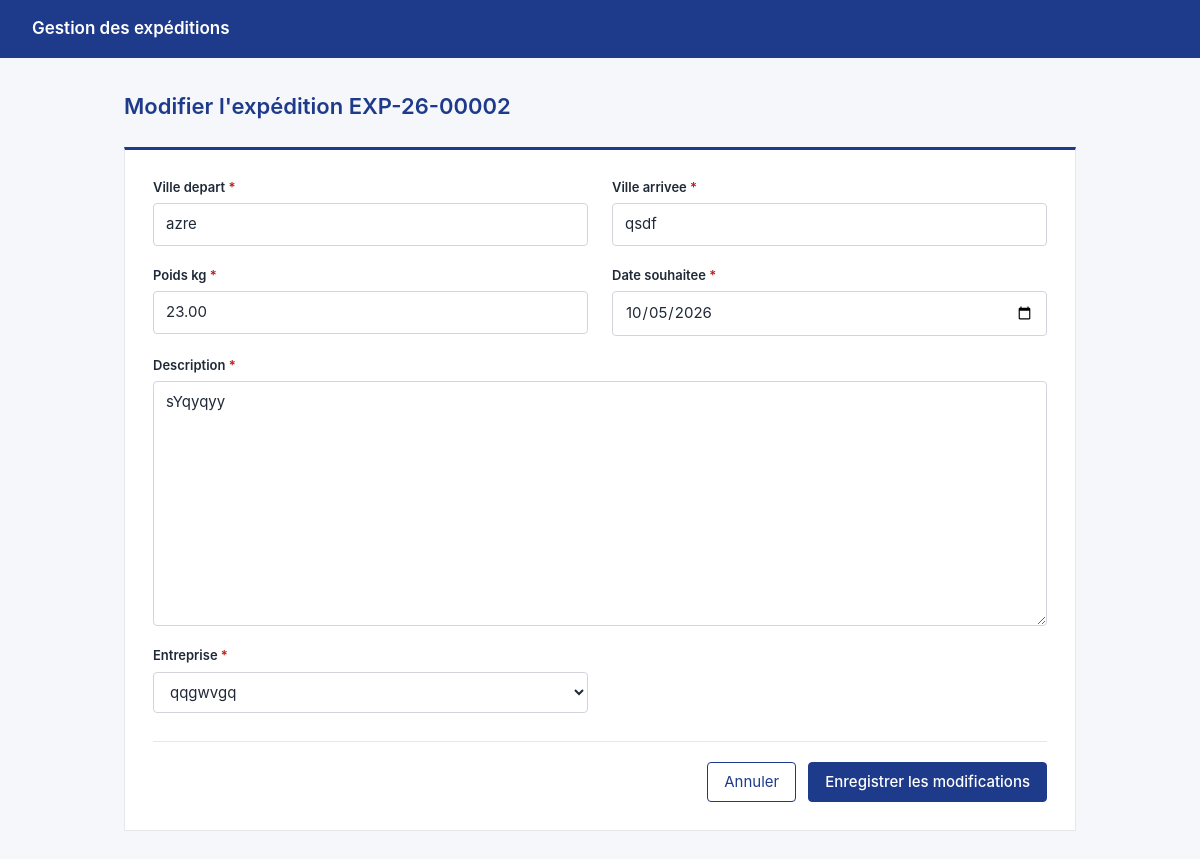
/expeditions/expedition_update/2/, run on the app's committed database.
### ExpeditionApp/models.py (models this page shows, shortened)
class Expedition(models.Model):
    reference = models.CharField(max_length=100, unique=True, blank=True)
    ville_depart = models.CharField(max_length=100)
    ville_arrivee = models.CharField(max_length=100)
    poids_kg = models.DecimalField(max_digits=10, decimal_places=2,
                                   validators=[MinValueValidator(Decimal('0.01'), "Le poids ne peut pas être nul.")])
    date_souhaitee = models.DateField()
    description = models.TextField()
    statut = models.CharField(
        max_length=20,
        choices=[
            ('publiee', 'Publiée'),
            ('attribuee', 'Attribuée'),
            ('en_cours', 'En cours'),
            ('livree', 'Livrée'),
            ('annulee', 'Annulée'),
        ],
        default='publiee'
    )
    created_at = models.DateTimeField(auto_now_add=True)
    updated_at = models.DateTimeField(auto_now=True)
    entreprise = models.ForeignKey('EntrepriseApp.Entreprise', on_delete=models.CASCADE,
                                   related_name='expeditions')

### ExpeditionApp/views.py (the view)
# urls.py: path('expedition_update/<int:pk>/', ExpeditionUpdateView.as_view(), name='expedition_update'),
class ExpeditionUpdateView(UpdateView):
    model = Expedition
    template_name = 'expedition/form.html'
    form_class = ExpeditionForm
    success_url = reverse_lazy('expedition:list')

### ExpeditionApp/forms.py
class ExpeditionForm(forms.ModelForm):
    class Meta:
        model = Expedition
        fields = "__all__"
        exclude = ['reference', 'created_at', 'updated_at','statut']
        widgets = {'date_souhaitee': forms.DateInput(attrs={'type': 'date'})}

### EntrepriseApp/models.py (called while the page is built)
    def __str__(self):
        return self.raison_sociale

### templates/expedition/form.html (shortened to what this page needs)
{% extends "base.html" %}
{% block content %}
<div class="page-header">
    <h1>{% if object %}Modifier l'expédition {{ object.reference }}{% else %}Nouvelle expédition{% endif %}</h1>
</div>
<form method="post" class="card form-card" novalidate>
    <div class="form-grid">
        {% for field in form %}
        <div class="form-field{% if field.name == 'description' %} full{% endif %}{% if field.errors %} has-error{% endif %}">
            <label for="{{ field.id_for_label }}">
                {{ field.label }}{% if field.field.required %} <span class="required">*</span>{% endif %}
            </label>
            {{ field }}
        </div>
        {% endfor %}
    </div>
    <div class="form-actions">
        <a href="{% url 'expedition:list' %}" class="btn">Annuler</a>
        <button type="submit" class="btn btn-primary">{% if object %}Enregistrer les modifications{% else %}Créer l'expédition{% endif %}</button>
    </div>
</form>
{% endblock %}

### templates/base.html (style rules this page uses)
:root { --primary: #1e3a8a; --primary-dark: #172e6e; --primary-light: #eef2fb; --danger: #b91c1c; --text: #1f2937; --muted: #6b7280; --border: #e5e7eb; --bg: #f5f7fa; }
* { box-sizing: border-box; }
body { margin: 0; font-family: -apple-system, "Segoe UI", Roboto, Arial, sans-serif; font-size: 15px; color: var(--text); background: var(--bg); line-height: 1.5; }
h1 { font-size: 22px; font-weight: 600; margin: 0 0 24px; color: var(--primary); }
a { color: var(--primary); text-decoration: none; }
.card { background: #fff; border: 1px solid var(--border); border-top: 3px solid var(--primary); padding: 24px; }
.btn { display: inline-block; padding: 8px 16px; border: 1px solid var(--primary); border-radius: 4px; background: #fff; color: var(--primary); font: inherit; text-decoration: none; cursor: pointer; }
.page-header { display: flex; justify-content: space-between; align-items: center; gap: 16px; flex-wrap: wrap; margin-bottom: 24px; }
.page-header h1 { margin: 0; }
.btn-primary { display: inline-flex; align-items: center; gap: 6px; background: var(--primary); color: #fff; font-weight: 500; }
.form-card { padding: 28px; }
.form-grid { display: grid; grid-template-columns: 1fr 1fr; gap: 20px 24px; }
.form-field { display: flex; flex-direction: column; gap: 6px; }
.form-field.full { grid-column: 1 / -1; }
.form-field label { font-size: 13px; font-weight: 600; color: var(--text); }
.form-field .required { color: var(--danger); }
.form-field input, .form-field select, .form-field textarea { width: 100%; padding: 9px 12px; font: inherit; color: var(--text); background: #fff; border: 1px solid #d1d5db; border-radius: 4px; transition: border-color .15s, box-shadow .15s; }
.form-field textarea { min-height: 110px; resize: vertical; }
.form-actions { display: flex; justify-content: flex-end; gap: 12px; margin-top: 28px; padding-top: 20px; border-top: 1px solid var(--border); }

### data on the page
Expedition: reference "EXP-26-00002", form "azre" "qsdf" "23.00" "10/05/2026" "sYqyqyy" "qqgwvgq"

### other printed values
{{ field.label }} "Ville depart" "Ville arrivee" "Poids kg" "Date souhaitee" "Description" "Entreprise"
